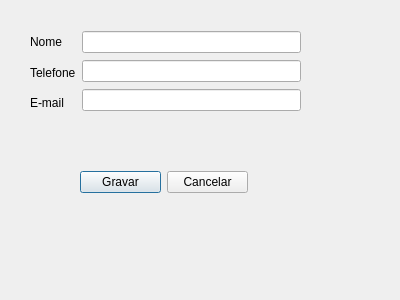
<?xml version="1.0" encoding="UTF-8"?>
<ui version="4.0">
 <class>fm_novocontato</class>
 <widget class="QDialog" name="fm_novocontato">
  <property name="geometry">
   <rect>
    <x>0</x>
    <y>0</y>
    <width>400</width>
    <height>300</height>
   </rect>
  </property>
  <property name="windowTitle">
   <string>Dialog</string>
  </property>
  <widget class="QWidget" name="">
   <property name="geometry">
    <rect>
     <x>30</x>
     <y>30</y>
     <width>271</width>
     <height>85</height>
    </rect>
   </property>
   <layout class="QHBoxLayout" name="horizontalLayout">
    <item>
     <layout class="QVBoxLayout" name="verticalLayout">
      <item>
       <widget class="QLabel" name="label">
        <property name="text">
         <string>Nome</string>
        </property>
       </widget>
      </item>
      <item>
       <widget class="QLabel" name="label_2">
        <property name="text">
         <string>Telefone</string>
        </property>
       </widget>
      </item>
      <item>
       <widget class="QLabel" name="label_3">
        <property name="text">
         <string>E-mail</string>
        </property>
       </widget>
      </item>
     </layout>
    </item>
    <item>
     <layout class="QVBoxLayout" name="verticalLayout_2">
      <item>
       <widget class="QLineEdit" name="txt_nome"/>
      </item>
      <item>
       <widget class="QLineEdit" name="txt_telefone"/>
      </item>
      <item>
       <widget class="QLineEdit" name="txt_email"/>
      </item>
     </layout>
    </item>
   </layout>
  </widget>
  <widget class="QWidget" name="">
   <property name="geometry">
    <rect>
     <x>80</x>
     <y>170</y>
     <width>168</width>
     <height>25</height>
    </rect>
   </property>
   <layout class="QHBoxLayout" name="horizontalLayout_2">
    <item>
     <widget class="QPushButton" name="btn_gravar">
      <property name="text">
       <string>Gravar</string>
      </property>
     </widget>
    </item>
    <item>
     <widget class="QPushButton" name="btn_cancelar">
      <property name="text">
       <string>Cancelar</string>
      </property>
     </widget>
    </item>
   </layout>
  </widget>
 </widget>
 <resources/>
 <connections/>
</ui>
